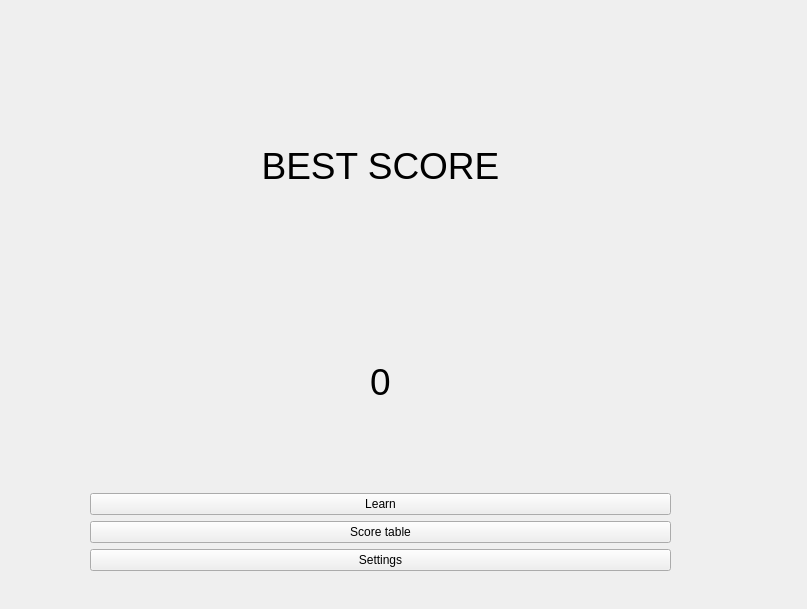
<?xml version="1.0" encoding="UTF-8"?>
<ui version="4.0">
 <class>Form</class>
 <widget class="QWidget" name="Form">
  <property name="geometry">
   <rect>
    <x>0</x>
    <y>0</y>
    <width>807</width>
    <height>609</height>
   </rect>
  </property>
  <property name="windowTitle">
   <string>Form</string>
  </property>
  <widget class="QWidget" name="layoutWidget">
   <property name="geometry">
    <rect>
     <x>90</x>
     <y>60</y>
     <width>581</width>
     <height>511</height>
    </rect>
   </property>
   <layout class="QVBoxLayout" name="widget_layout">
    <item>
     <layout class="QVBoxLayout" name="bestscore_layout">
      <item>
       <widget class="QLabel" name="bestscore_text">
        <property name="font">
         <font>
          <family>Ubuntu</family>
          <pointsize>28</pointsize>
         </font>
        </property>
        <property name="text">
         <string>BEST SCORE</string>
        </property>
        <property name="alignment">
         <set>Qt::AlignCenter</set>
        </property>
       </widget>
      </item>
      <item>
       <widget class="QLabel" name="bestscore_2">
        <property name="font">
         <font>
          <family>Ubuntu</family>
          <pointsize>28</pointsize>
         </font>
        </property>
        <property name="text">
         <string>0</string>
        </property>
        <property name="alignment">
         <set>Qt::AlignCenter</set>
        </property>
        <property name="margin">
         <number>0</number>
        </property>
       </widget>
      </item>
      <item>
       <layout class="QVBoxLayout" name="btn_layout">
        <item>
         <widget class="QPushButton" name="learnBtn">
          <property name="enabled">
           <bool>true</bool>
          </property>
          <property name="font">
           <font>
            <family>Ubuntu</family>
           </font>
          </property>
          <property name="text">
           <string>Learn</string>
          </property>
         </widget>
        </item>
        <item>
         <widget class="QPushButton" name="scoreBtn">
          <property name="font">
           <font>
            <family>Ubuntu</family>
           </font>
          </property>
          <property name="text">
           <string>Score table</string>
          </property>
         </widget>
        </item>
        <item>
         <widget class="QPushButton" name="settingsBtn">
          <property name="font">
           <font>
            <family>Ubuntu</family>
           </font>
          </property>
          <property name="text">
           <string>Settings</string>
          </property>
         </widget>
        </item>
       </layout>
      </item>
     </layout>
    </item>
   </layout>
  </widget>
 </widget>
 <resources/>
 <connections/>
</ui>
